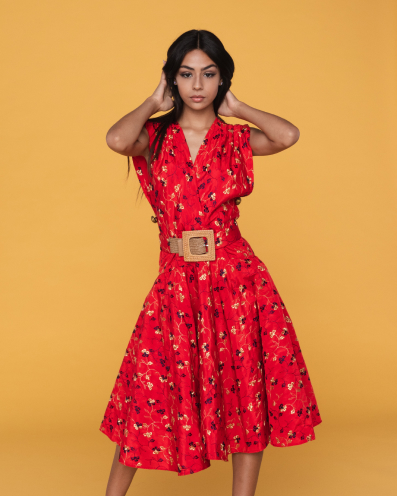
#> input picture websites/fashion-design_DONE/images/img-1.jpg, 397 x 496 px
$ python ascii.py ../../websites/fashion-design_DONE/images/img-1.jpg
#> lines starting #> are read from the running program, lines starting #| are printed output that depends on the picture
from PIL import Image
import subprocess
import sys
from colorama import Fore, Style

ASCII_CHARS = "`^\",:;Il!i~+_-?][}{1)(|\\/tfjrxnuvczXYUJCLQ0OZmwqpdbkhao*#MW&8%B@$"
MAX_PIXEL = 255

def get_pixel_matrix(img, new_width=100):
    w, h = img.size
    new_height = int(h * new_width / w)
    img = img.resize((new_width, new_height))
    pixels = list(img.getdata())
    return [pixels[i:i + new_width] for i in range(0, len(pixels), new_width)]

def rgb_to_intensity(matrix, algo="average"):
    out = []
    for row in matrix:
        newr = []
        for r, g, b in row:
            if algo == "average":
                val = (r + g + b) / 3
            elif algo == "luminosity":
                val = 0.21 * r + 0.72 * g + 0.07 * b
            elif algo == "min_max":
                val = (max(r, g, b) + min(r, g, b)) / 2
            newr.append(val)
        out.append(newr)
    return out

def normalize(matrix):
    flat = [v for row in matrix for v in row]
    mn, mx = min(flat), max(flat)
    r = mx - mn if mx != mn else 1
    return [[(v - mn) / r * MAX_PIXEL for v in row] for row in matrix]

def intensity_to_acsii(matrix):
    length = len(ASCII_CHARS)
    return [
        [ASCII_CHARS[int(v / MAX_PIXEL * (length - 1))] for v in row]
        for row in matrix
    ]

def print_ascii(ascii_matrix, color=Fore.WHITE):
    for row in ascii_matrix:
        line = "".join(ch * 2 for ch in row)
        print(color + line)
    print(Style.RESET_ALL)

def main(image_path, width=100, algo="average", invert=False, color=Fore.WHITE):
#> called with width = 100, algo = 'average', invert = False
    img = Image.open(image_path).convert("RGB")
#> img is the input picture: PIL image 397x496 RGB; mean R, G, B 214.8, 128.7, 73.5
    pm = get_pixel_matrix(img, width)
#> in get_pixel_matrix, `img = img.resize((new_width, new_height))`:
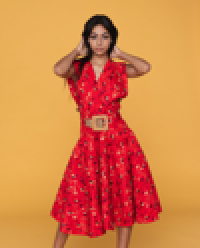
#> img: PIL image 100x124 RGB (shown 2 times larger); mean R, G, B 214.8, 128.8, 73.5
#> in get_pixel_matrix, `pixels = list(img.getdata())`: pixels = 12400 items, first 6: (229, 173, 85), (230, 173, 87), (230, 173, 88), (230, 173, 88), (230, 173, 86), (230, 173, 86)
#> pm = 124 items
    im = rgb_to_intensity(pm, algo)
#> the loop in rgb_to_intensity, `for row in matrix:` made 124 passes
#> im = 124 items
    im = normalize(im)
#> in normalize, `flat = [v for row in matrix for v in row]`: flat = 12400 values, max 186.3 at index 2558, min 7.33 at index 2554, mean 139
#> in normalize, `mn, mx = min(flat), max(flat)`: mn = 7.33; mx = 186.3
#> in normalize, `r = mx - mn if mx != mn else 1`: r = 179
    if invert:
        im = [[MAX_PIXEL - v for v in row] for row in im]
    am = intensity_to_acsii(im)
#> am = 124 items
    print_ascii(am, color)
#> the loop in print_ascii, `for row in ascii_matrix:` made 124 passes
#| [32m************########################################################################################################**************************ooooooooooooooooooooaaaaaaaaaaaahhaahhhhhhkkkkkkkkhhhhhhkk
#| [32m**********##########################################################################################################**************************ooooooooooooooooooooaaooaaaaaaaahhhhhhhhhhhhhhhhhhhhhhhhkk
#| [32m**********##############################################MMMM########################MM######################################**************ooooooooooooooooooooooooaaaaaaaaaaaahhhhhhhhhhhhhhhhhhhhhhhhkk
#| [32m**##################################MM##############MMMMMMMM##################################################################**####********************ooooooooooooooooaaaaaaaaaahhhhhhhhhhhhhhhhaahhhh
#| [32m######################################################MM######MM######################################################################**********************ooooooooooooooaaaaaaaaaahhhhhhhhhhhhaaaaaahh
#| [32m**########################################MMMMMMMMMMMMMMMMMMMMMMMMMMMM##########MMMMMMMMMM############MM################################************************ooooooooooooaaaaaaaaaaaahhhhhhaaaaaaaahh
#| [32m############################MM##########MMMMMMMMMMMMMM##MMMMMMMMMMMMMMMM######MMMMMMMMMMMM##MMWWMMMMMMWWWWMM################################**********************ooooooooooooooaaaaaaaaaaaahhaaaaaaaahh
#| [32m########################MMMMMM##MMMMMM##MMMMMMMMMMMMMMMMMMMMMMMMMMMMMMMMMMMMMMMMMMMMMMMMMMWW**QQrruuccvvZZ##MM##############################******************oo**ooooooooooooooaaaaaaaaaaaaaaaaaaaaaahh
#> (further printed lines are left out)

if __name__ == "__main__":
    args = sys.argv[1:]
    if not args:
        print("Usage: ascii.py IMAGE [width] [algo] [invert]")
    else:
        img, *rest = args
        w = int(rest[0]) if rest else 100
        algo = rest[1] if len(rest) > 1 else "average"
        inv = rest[2].lower() == "invert" if len(rest) > 2 else False
        main(img, width=w, algo=algo, invert=inv, color=Fore.GREEN)
